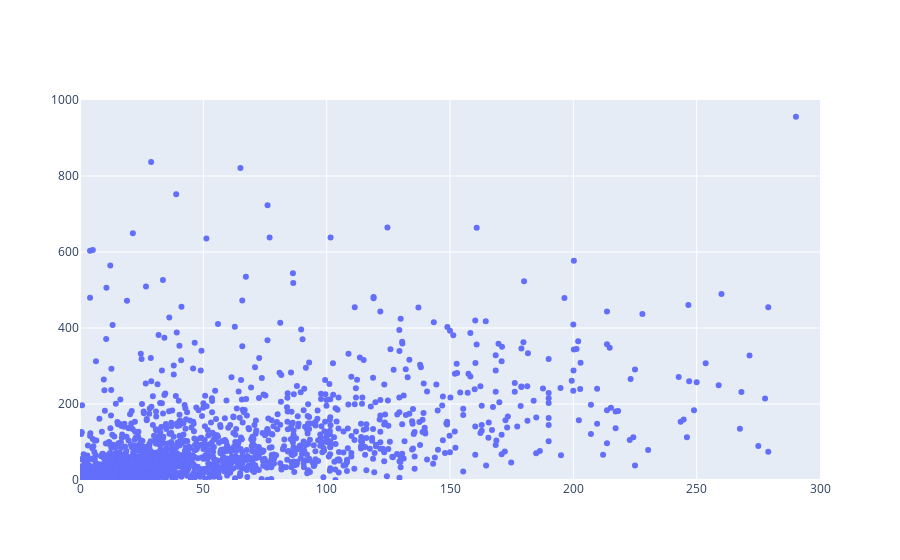

Source (notebook cell):
### Markdown cell above
Huh, well we should've known.  Now let's zoom in on our dataset so that our plot no longer expands for just a few of the outliers. We will set the x-axis of our plot to go from zero to 300 million dollars, and the y-axis of our plot to go from zero to one billion dollars.

### Code cell
from graph import build_layout
revenues_per_budgets_trace = trace_values(budgets, domestic_revenues, text = titles)
revenues_layout = build_layout(x_range = [0, 300], y_range = [0, 1000])
plot([revenues_per_budgets_trace], revenues_layout)

### Figure 1 — Plotly figure (JSON) as saved in the notebook; plotly's stock layout.template omitted (floating-point values rounded to 4 significant figures; data arrays with more than 128 entries replaced by an {"elided": "..."} marker saying what was removed)
{"data": [{"mode": "markers", "name": "data", "text": {"elided": "1776 str values"}, "type": "scatter", "x": {"elided": "1776 float values"}, "y": {"elided": "1776 float values"}}], "layout": {"xaxis": {"range": [0, 300]}, "yaxis": {"range": [0, 1000]}}}
